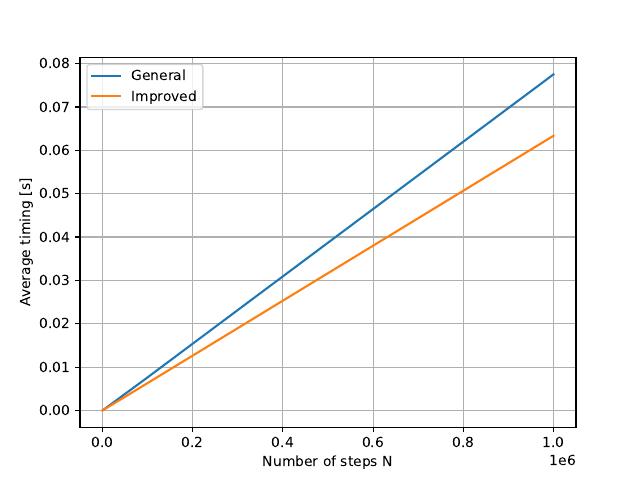

Write the Python code that produced this figure.
import numpy as np
import matplotlib.pyplot as plt

general_avg_N = []
improved_avg_N = []

for N in [10,100,1000,10000,100000,1000000]:
    improved = open(f"problem10improved{N}.txt")
    general = open(f"problem10general{N}.txt")
    
    avg_improved = 0
    len_improved = 0
    for li in improved:
        avg_improved+=float(li)
        len_improved+=1
    avg_improved /= len_improved

    avg_general = 0
    len_general = 0
    for lg in general:
        avg_general +=float(lg)
        len_general += 1
    avg_general /= len_general

    general_avg_N.append((N,avg_general))
    improved_avg_N.append((N,avg_improved))
x,y = zip(*general_avg_N)
plt.plot(x,y,label="General")
w, z = zip(*improved_avg_N)
plt.plot(w,z,label="Improved")
plt.grid(True)
plt.xlabel("Number of steps N")
plt.ylabel("Average timing [s]")
plt.legend()
plt.savefig("problem10.pdf")
